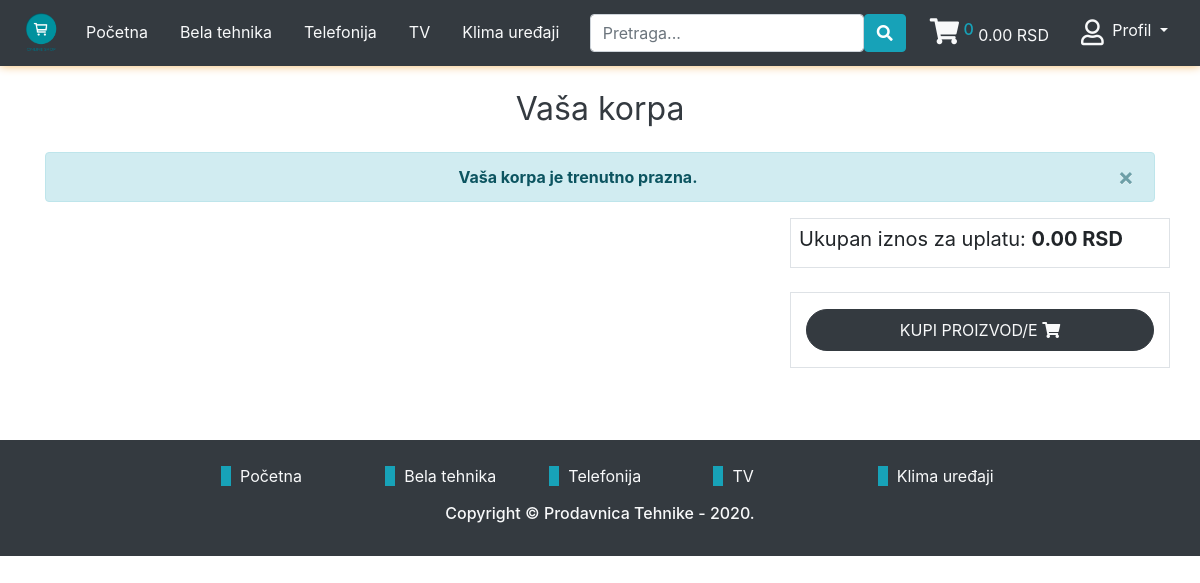
Page /korpa.php on the committed database.
### tables this page shows
CREATE TABLE `grupa` (
  `Id` int(10) UNSIGNED NOT NULL,
  `Naziv` varchar(30) NOT NULL,
  `Slika` varchar(255) NOT NULL,
  `Aktivna` int(10) UNSIGNED NOT NULL DEFAULT 0,
  `Izmene` timestamp NOT NULL DEFAULT current_timestamp()
);

### klase.php (called while the page is built, shortened)
<?php
    class Grupa {
        public function __get($name){
            return $this->$name;
        }
    }
?>

### funkcije.php (called while the page is built, shortened)
<?php
    function vratiStranicu($naziv){
        switch($naziv){
            case "Bela tehnika":
                return "bela-tehnika.php?broj-strane=1";
                break;
            case "Telefonija":
                return "telefonija.php?broj-strane=1";
                break;
            case "TV":
                return "televizija.php?broj-strane=1";
                break;
            case "Klima uređaji":
                return "klima-uređaji.php?broj-strane=1";
                break;
        }
    }
?>

### navigacija.php (the view, shortened to what this page needs)
<?php
    require_once "rad-sa-bazom.php";
    require_once "klase.php";
    require_once "funkcije.php";
    $query = "SELECT * FROM Grupa";
    $imenaGrupa = [];
    if($result = mysqli_query($connection,$query)){
        while($object = mysqli_fetch_object($result)){
          $grupa = new Grupa();
          $grupa->naziv = $object->Naziv;
          $imenaGrupa[] = $grupa;
        }
    }
    else {
        die("Poruka o grešci: " . mysqli_error($connection));
    }
    echo '
      <nav class="navbar navbar-expand-lg navbar-dark bg-dark mb-0 sticky-top">
        <a class="navbar-brand p-0 m-0" href="./">
          <img src="./web-shop.png" class="img-user">
        </a>
        <button class="navbar-toggler" type="button" data-toggle="collapse" data-target="#navbarSupportedContent" aria-controls="navbarSupportedContent" aria-expanded="false" aria-label="Toggle navigation">
          <span class="navbar-toggler-icon"></span>
        </button>
        <div class="collapse navbar-collapse" id="navbarSupportedContent">
          <ul class="navbar-nav mx-1">
            <li class="nav-item mx-2">
              <a class="nav-link text-light nav-linija" href="./">Početna</a>
            </li>';
                for($i = 0; $i < count($imenaGrupa); $i++){
                  echo '
                    <li class="nav-item mx-2"">
                      <a class="nav-link nav-linija text-light" href="' . vratiStranicu($imenaGrupa[$i]->naziv) . '">' . $imenaGrupa[$i]->naziv . '</a>
                    </li>';
                }
    echo '
          </ul>
          <ul class="navbar-nav ml-auto">
          <li class="nav-item mx-2">
            <form method="GET" action="pretraga.php?broj-strane=1" class="form-inline d-none d-lg-block my-lg-1">
              <input class="form-control pretraga" type="search" id="pretraga" name="pretraga" placeholder="Pretraga..." aria-label="Search"><button class="btn btn-info my-2 my-sm-0" type="submit"><i class="fas fa-search"></i></button>
              <input type="hidden" name="broj-strane" value="1">
            </form>
          </li>
    ';
    if(!isset($_SESSION["Status"]) || (isset($_SESSION["Status"]) && $_SESSION["Status"] == "Kupac")){
      echo '
            <li class="nav-item dropdown mx-2">
              <a id="link-korpa" class="nav-link text-light" href="korpa.php">
                <i class="fas fa-shopping-cart glavna-korpa"></i>
                <sup class="text-info"><h6 class="d-inline" id="korpa-ukupno-artikala">0</h6></sup>
                <span id="cena-korpa-ukupno">0.00 RSD</span>
              </a>
            </li>
      ';
    }
    if(!isset($_SESSION["Status"])){
      echo '
            <li class="nav-item dropdown mx-2">
              <a class="nav-link dropdown-toggle text-light" href="#" id="navbarDropdown" role="button" data-toggle="dropdown" aria-haspopup="true" aria-expanded="false">
                <i class="far fa-user user-icon mr-1"></i> Profil
              </a>
              <div class="dropdown-menu dropdown-menu-right" aria-labelledby="navbarDropdown">
                <a class="dropdown-item" href="login.php">Prijavite se</a>
                <a class="dropdown-item" href="register.php">Registrujte se</a>
              </div>
            </li>
      ';
    }
    echo '
          </ul>
        </div>
      </nav>
    ';
?>

### footer-klijent.php (shortened to what this page needs)
<?php
    echo '
        <div class="futer bg-dark p-4 text-light mt-5">
            <div class="row">
                <div class="col-md-2"></div>
                <div class="col-md-10">
                    <div class="row">
    ';
    $query = "SELECT * FROM Grupa WHERE Aktivna=1";
    if($result = mysqli_query($connection,$query)){
        echo '
            <div class="col-md-2">
                <span style="border-left:10px solid #17a2b8;"> </span>
                &nbsp;&nbsp;<a href="./" class="text-light artikal-link">Početna</a>
            </div>
        ';
        while($object = mysqli_fetch_object($result)){
            echo '
                <div class="col-md-2">
                    <span style="border-left:10px solid #17a2b8;"> </span>
                    &nbsp;&nbsp;<a href="' . vratiStranicu($object->Naziv) . '" class="text-light artikal-link">' . $object->Naziv . '</a>
                </div>
            ';
        }
    }
    else {
        die("Poruka o grešci: " . mysqli_error($connection));
    }
    echo'
                    </div>
                </div>
            </div>
            <!--<div class="text-center mt-4">
                <a href="#" class="text-info mx-2"><i class="fab fa-facebook fa-2x"></i></a>
                <a href="#" class="text-info mx-2"><i class="fab fa-instagram fa-2x"></i></a>
                <a href="#" class="text-info mx-2"><i class="fab fa-twitter-square fa-2x"></i></a>
            </div>-->
            <h6 class="text-center mt-3">
                Copyright &copy; Prodavnica Tehnike - ' .date("Y") . '.
            </h6>
        </div>
    ';
?>

### css/style.css (style rules this page uses)
.img-user { width: 50px; height: 50px; }
.glavna-korpa { font-size: 26px; }
.user-icon { font-size: 26px; vertical-align: middle; }
.navbar { box-shadow: 0px -1px 10px #f0ad4e; }
.nav-linija::after { content: ""; display: block; width: 0; height: 2px; background: #17a2b8 ; transition: width .5s; }
.artikal-link { text-decoration: none !important; }

### rows in the picture
grupa: Naziv "Bela tehnika"
grupa: Naziv "Telefonija"
grupa: Naziv "TV"
grupa: Naziv "Klima uređaji"
